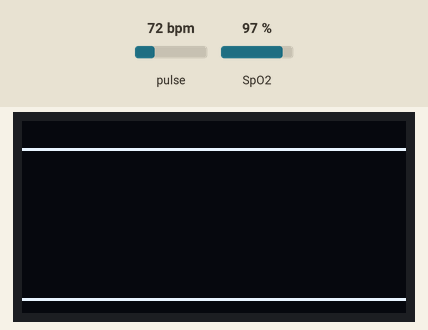
Simulated run of this sketch. Board: ESP32. Parts: 128×64 one-colour display. The test bench sets the inputs (shaded band); at power-on: pulse 72 bpm, SpO2 97 %. WiFi joins after 1.5 s; servers stay silent unless stated; what the sketch prints to the serial monitor is not drawn.

Above: at 3.0 s.
3.1 s: pulse set to 42 bpm
At 5.6 s:
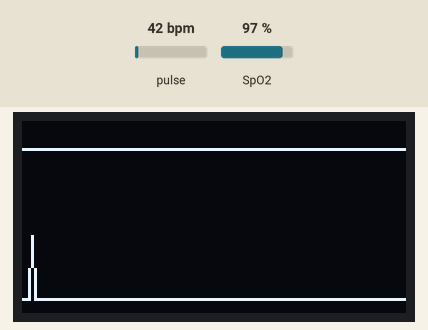
6.1 s: pulse set to 70 bpm
At 7.8 s:
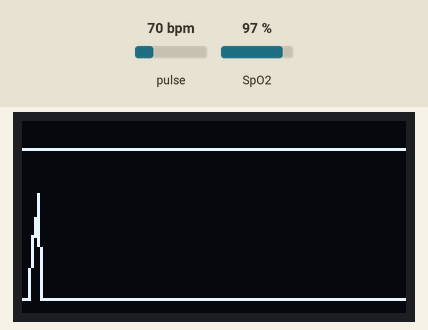
9.1 s: pulse set to 100 bpm
At 10.9 s:
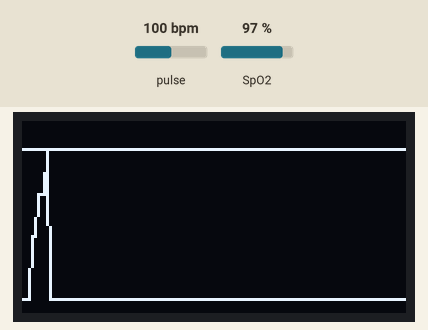
Timing chart, 0 to 12.4 s (numbered marks = the images above; inputs shaded):
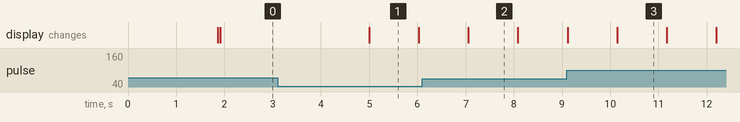

Measured:
- what the display in image 1 shows lasts 1.0 s, from 5.0 s to 6.0 s

The sketch:

sender.ino
```cpp
/*****
* Multiparameter-Patient-Monitoring System - SENDER UNIT
* This ESP32 reads pulse oximetry (Heart rate, SpO2) data from MAX30100 sensor
  and transfers it wirelessly to the receiver unit via UDP.
* Hardware: ESP32, MAX30100 Pulse Oximeter, SSD1306 OLED Display
* Developed by: [Lin Thazin Thant]
* Date: [2 Apr 2025]
*****/

// Blynk IoT Cloud Configuration
#define BLYNK_TEMPLATE_ID "TMPxxxxxx" // your template name here
#define BLYNK_TEMPLATE_NAME "Device"  // your project name here
#define BLYNK_AUTH_TOKEN "YourAuthToken"  // your token here

// Library included
#include <Wire.h>   // Core hardware communication
#include "MAX30100_PulseOximeter.h" // Pulse oximeter sensor
#define BLYNK_PRINT Serial
#include <BlynkSimpleEsp32.h>   // Blynk IoT platform
#include <WiFi.h>
#include <WebServer.h>
#include <WiFiUdp.h>    // WiFi & Network libraries
#include <Adafruit_GFX.h>
#include <Adafruit_SSD1306.h>   // Display libraries

// OLED Display Configuration
#define SCREEN_WIDTH 128
#define SCREEN_HEIGHT 64
#define OLED_RESET -1
#define SCREEN_ADDRESS 0x3C
Adafruit_SSD1306 display(SCREEN_WIDTH, SCREEN_HEIGHT, &Wire, OLED_RESET);

// WiFi Credentials
const char* ssid = "xxx"; // your wifi name here
const char* password = "xxx"; // your wifi password here
WebServer server(80);
WiFiUDP udp;
const char* receiverIP = "xxx.xx.xx.x"; // your receiver ESP32's IP here
const int receiverPort = 1234;

// Pulse Oximeter and Variables
PulseOximeter pox;
float BPM = 0.0;  // Beats per minute for heart rate
float SpO2 = 0.0; // Blood oxygen saturation %
uint32_t tsLastReport = 0;
#define REPORTING_PERIOD_MS 1000  // transmit data every 1 second

// Graph Data
#define GRAPH_WIDTH 128
#define GRAPH_HEIGHT 50
int graph[GRAPH_WIDTH] = {0};
int graphIndex = 0;

// Heartbeat Detection Callback - triggered when pulse is detected
void onBeatDetected() {
    Serial.println("Heart Beat Detected!");
}

// Web Server Response Handler
void handleRoot() {
    String jsonResponse = "{\"BPM\":" + String(BPM) + ", \"SpO2\":" + String(SpO2) + "}"; // current health data
    server.send(200, "application/json", jsonResponse); // send to response to receiver ESP32
}

/*****
* SETUP FUNCTION - Initializes all components when ESP32 starts
* This function runs once at startup and prepares all hardware/ software components:
  - Serial communication
  - Wifi and cloud connectivity
  - Web server for API access
  - OLED display for local monitoring
  - Pulse oximeter sensor for health data
*****/
void setup() {
    // Initialize serial communication (115200 baud rate)
    Serial.begin(115200);

    //  Initialize Blynk IoT Cloud connection
    Blynk.begin(BLYNK_AUTH_TOKEN, ssid, password);

    //  WiFi connection for web sever functionality
    WiFi.begin(ssid, password);

    // Wait for WiFi connection with visual progress indicators
    while (WiFi.status() != WL_CONNECTED) {
        delay(1000);
        Serial.print(".");
    }
    Serial.println("\nConnected to WiFi");
    Serial.print("ESP32 Oximeter IP Address: ");
    Serial.println(WiFi.localIP()); // Display IP for network access

    //  Configure web server routes and start server
    server.on("/", handleRoot);
    server.begin();

    //  Initialize UDP communication for real-time data streaming
    udp.begin(receiverPort);

    // Initialize OLED Display (128x64 pixels)
    if (!display.begin(SSD1306_SWITCHCAPVCC, SCREEN_ADDRESS)) {
        Serial.println(F("SSD1306 allocation failed"));
        while (true);
    }
    display.clearDisplay();
    display.setTextSize(1);
    display.setTextColor(SSD1306_WHITE);
    display.setCursor(0, 0);
    display.println("Initializing...");
    display.display();

    // Initialize MAX30100 Pulse Oximeter Sensor
    Serial.print("Initializing Pulse Oximeter...");
    if (!pox.begin()) {
        Serial.println("FAILED");
        display.clearDisplay();
        display.setCursor(0, 0);
        display.println("Oximeter Failed"); // check the sensor if this appears
        display.display();
        while (true);
    } else {
        Serial.println("SUCCESS");
        pox.setIRLedCurrent(MAX30100_LED_CURR_7_6MA);
        pox.setOnBeatDetectedCallback(onBeatDetected);

        display.clearDisplay();
        display.setCursor(0, 0);
        display.println("Oximeter Ready");
        display.display();
    }
}

/*****
* MAIN LOOP - Continuous operation and data processing
* This function runs repeatedly and handles:
  - Sensor data acquisition and processing
  - Multi-channel data transmission (Blynk cloud, UDP, local display)
  - Real-time data validattion and visualization
  - Heart rate graph rendering on OLED display
*****/
void loop() {
    //  Update pulse oximeter sensor readings
    pox.update();

    //  Handle Blynk cloud communication and keep connection alive
    Blynk.run();

    // API calls
    server.handleClient();

    // Read current heaalth metrics from sensor
    BPM = pox.getHeartRate();
    SpO2 = pox.getSpO2();

    // Data transmission block
    if (millis() - tsLastReport > REPORTING_PERIOD_MS) {
        if (BPM < 30 || BPM > 220) BPM = 0; // Normal human heart rate: 30-220 bpm
        if (SpO2 < 70 || SpO2 > 100) SpO2 = 0;  // Normal SpO2 range: 70-100%

        // Update heart rate graph data
        graph[graphIndex] = BPM;
        graphIndex = (graphIndex + 1) % GRAPH_WIDTH;

        // Serial output - for monitoring
        Serial.print("Pulse rate: ");
        Serial.print(BPM);
        Serial.print(" bpm / SpO2: ");
        Serial.print(SpO2);
        Serial.println(" %");

        // Blynk cloud transmission - send to mobile app
        Blynk.virtualWrite(V7, BPM);  // Virtual Pin 7 = Heart Rate
        Blynk.virtualWrite(V6, SpO2); // Virtual Pin 6 = Oxygen Saturation

        // UDP transmission - real-time data streaming to receiver ESP32
        String message = String(BPM) + "," + String(SpO2);
        udp.beginPacket(receiverIP, receiverPort);
        udp.print(message);
        udp.endPacket();

        // OLED display update - local real-time visualization
        display.clearDisplay();
        display.setCursor(0, 0);
        display.setTextSize(1);

        // Heart rate graph rendering
        /*
          * Creates a real-time scrolling graph of heart rate data
          * X-axis: Time
          * Y-axis: Heart rate (BPM values)
        */
        int graphOffset = 5;  // Pixel offset from bottom of screen

        // Draw baseline for graph reference
        display.drawLine(0, SCREEN_HEIGHT - GRAPH_HEIGHT - graphOffset, SCREEN_WIDTH, SCREEN_HEIGHT - GRAPH_HEIGHT - graphOffset, SSD1306_WHITE);
        // Draw line graoh connecting consecutive data points
        for (int i = 0; i < GRAPH_WIDTH - 1; i++) {
            int x1 = i; // Current position
            int y1 = SCREEN_HEIGHT - graph[i] / 2 - graphOffset;
            int x2 = i + 1; // Next position
            int y2 = SCREEN_HEIGHT - graph[i + 1] / 2 - graphOffset;
            display.drawLine(x1, y1, x2, y2, SSD1306_WHITE);  // Draw line between current and next data point
        }
        display.display();
        tsLastReport = millis();  // Update timestamp for next reporting interval
    }
}
```
